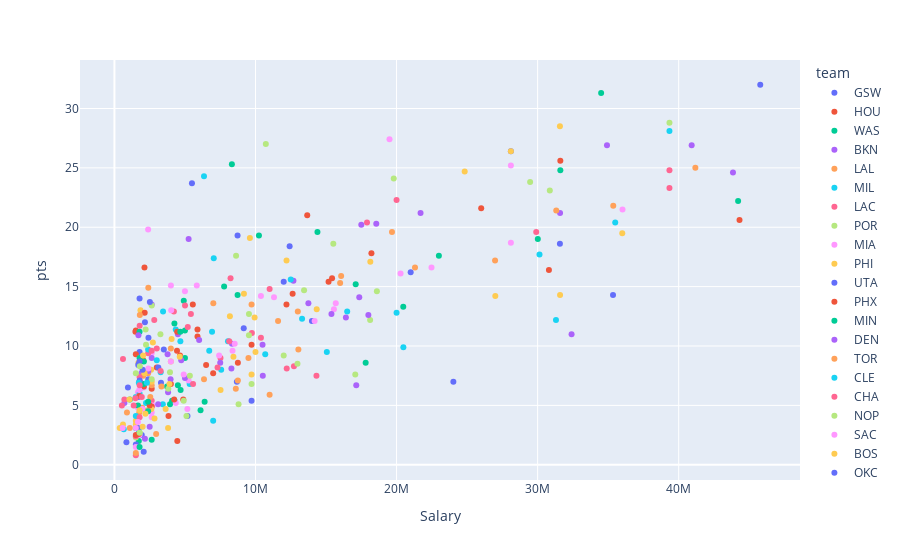

The notebook cell saved with this chart:
### Markdown cell above
## Distribution Graph

### Code cell
# use Plotly to create an interactive plot
import plotly.express as px
fig = px.scatter(nba, x = "Salary", y= "pts", color = "team", hover_name = "Player")
fig.show()

### Figure 1 — Plotly figure (JSON) as saved in the notebook; plotly's stock layout.template omitted (floating-point values rounded to 4 significant figures)
{"data": [{"hovertemplate": "<b>%{hovertext}</b><br><br>team=GSW<br>Salary=%{x}<br>pts=%{y}<extra></extra>", "hovertext": ["Stephen Curry", "Andrew Wiggins", "Draymond Green", "Kelly Oubre Jr.", "James Wiseman", "Kevon Looney", "Kent Bazemore", "Jordan Poole", "Gary Payton II", "Damion Lee", "Eric Paschall", "Juan Toscano-Anderson", "Marquese Chriss"], "legendgroup": "GSW", "marker": {"color": "#636efa", "symbol": "circle"}, "mode": "markers", "name": "GSW", "orientation": "v", "showlegend": true, "x": [45780966, 31579390, 24026712, 12000000, 9166800, 5178572, 2401537, 2161440, 1939350, 1910860, 1782621, 1701593, 958529], "xaxis": "x", "y": [32, 18.6, 7, 15.4, 11.5, 4.1, 7.2, 12, 2.5, 6.5, 9.5, 5.7, 6.5], "yaxis": "y", "type": "scatter"}, {"hovertemplate": "<b>%{hovertext}</b><br><br>team=HOU<br>Salary=%{x}<br>pts=%{y}<extra></extra>", "hovertext": ["John Wall", "Eric Gordon", "Christian Wood", "Kelly Olynyk", "D.J. Augustin", "David Nwaba", "Sterling Brown", "Avery Bradley", "Kevin Porter Jr.", "Kenyon Martin Jr.", "Jae'Sean Tate", "Armoni Brooks", "Danuel House Jr."], "legendgroup": "HOU", "marker": {"color": "#EF553B", "symbol": "circle"}, "mode": "markers", "name": "HOU", "orientation": "v", "showlegend": true, "x": [44310840, 18218818, 13666667, 12195122, 7000000, 4650000, 3000000, 2641691, 2130240, 1517981, 1517981, 1489065, 2045094], "xaxis": "x", "y": [20.6, 17.8, 21, 13.5, 7.7, 9.2, 8.2, 6.4, 16.6, 9.3, 11.3, 11.2, 8.8], "yaxis": "y", "type": "scatter"}, {"hovertemplate": "<b>%{hovertext}</b><br><br>team=WAS<br>Salary=%{x}<br>pts=%{y}<extra></extra>", "hovertext": ["Russell Westbrook", "Bradley Beal", "Thomas Bryant", "Robin Lopez", "Rui Hachimura", "Deni Avdija", "Ish Smith", "Alex Len", "Raul Neto", "Daniel Gafford", "Isaac Bonga", "Anthony Gill", "Garrison Mathews"], "legendgroup": "WAS", "marker": {"color": "#00cc96", "symbol": "circle"}, "mode": "markers", "name": "WAS", "orientation": "v", "showlegend": true, "x": [44211146, 34502130, 8730159, 5000000, 4916160, 4692840, 4500000, 3731707, 2089448, 1782621, 1729217, 1517981, 1093598], "xaxis": "x", "y": [22.2, 31.3, 14.3, 9, 13.8, 6.3, 6.7, 6.6, 8.7, 7, 2, 3.1, 5.5], "yaxis": "y", "type": "scatter"}, {"hovertemplate": "<b>%{hovertext}</b><br><br>team=BKN<br>Salary=%{x}<br>pts=%{y}<extra></extra>", "hovertext": ["James Harden", "Kevin Durant", "Kyrie Irving", "Blake Griffin", "Joe Harris", "Spencer Dinwiddie", "DeAndre Jordan", "Bruce Brown", "Jeff Green", "Landry Shamet", "LaMarcus Aldridge", "Alize Johnson"], "legendgroup": "BKN", "marker": {"color": "#ab63fa", "symbol": "circle"}, "mode": "markers", "name": "BKN", "orientation": "v", "showlegend": true, "x": [43848000, 40918900, 34916200, 32405817, 17357143, 17142857, 10517224, 4736102, 4500000, 3768342, 2641691, 705598], "xaxis": "x", "y": [24.6, 26.9, 26.9, 11, 14.1, 6.7, 7.5, 8.8, 11, 9.3, 13.5, 5.2], "yaxis": "y", "type": "scatter"}, {"hovertemplate": "<b>%{hovertext}</b><br><br>team=LAL<br>Salary=%{x}<br>pts=%{y}<extra></extra>", "hovertext": ["LeBron James", "Anthony Davis", "Kentavious Caldwell-Pope", "Kyle Kuzma", "Montrezl Harrell", "Talen Horton-Tucker", "Alex Caruso", "Markieff Morris", "Andre Drummond", "Ben McLemore", "Wesley Matthews", "Alfonzo McKinnie"], "legendgroup": "LAL", "marker": {"color": "#FFA15A", "symbol": "circle"}, "mode": "markers", "name": "LAL", "orientation": "v", "showlegend": true, "x": [41180544, 35361360, 13038862, 13000000, 9720900, 9500000, 8604651, 2641691, 2401537, 2389641, 1958501, 1090007], "xaxis": "x", "y": [25, 21.8, 9.7, 12.9, 13.5, 9, 6.4, 6.7, 14.9, 7.7, 4.8, 3.1], "yaxis": "y", "type": "scatter"}, {"hovertemplate": "<b>%{hovertext}</b><br><br>team=MIL<br>Salary=%{x}<br>pts=%{y}<extra></extra>", "hovertext": ["Giannis Antetokounmpo", "Khris Middleton", "Jrue Holiday", "Brook Lopez", "P.J. Tucker", "Pat Connaughton", "Donte DiVincenzo", "Bobby Portis", "Thanasis Antetokounmpo", "Jordan Nwora", "Sam Merrill"], "legendgroup": "MIL", "marker": {"color": "#19d3f3", "symbol": "circle"}, "mode": "markers", "name": "MIL", "orientation": "v", "showlegend": true, "x": [39344970, 35500000, 30133333, 13302325, 7000000, 5333333, 4675830, 4347600, 1729217, 1517981, 663024], "xaxis": "x", "y": [28.1, 20.4, 17.7, 12.3, 3.7, 6.8, 10.4, 11.4, 2.9, 5.7, 3], "yaxis": "y", "type": "scatter"}, {"hovertemplate": "<b>%{hovertext}</b><br><br>team=LAC<br>Salary=%{x}<br>pts=%{y}<extra></extra>", "hovertext": ["Paul George", "Kawhi Leonard", "Patrick Beverley", "Luke Kennard", "Reggie Jackson", "Serge Ibaka", "Nicolas Batum", "Ivica Zubac", "Rajon Rondo", "Terance Mann", "DeMarcus Cousins"], "legendgroup": "LAC", "marker": {"color": "#FF6692", "symbol": "circle"}, "mode": "markers", "name": "LAC", "orientation": "v", "showlegend": true, "x": [39344970, 39344900, 14320988, 12727273, 10384500, 9742000, 12213507, 7518518, 2641691, 1782621, 607285], "xaxis": "x", "y": [23.3, 24.8, 7.5, 8.3, 10.7, 11.1, 8.1, 9, 5.4, 7, 8.9], "yaxis": "y", "type": "scatter"}, {"hovertemplate": "<b>%{hovertext}</b><br><br>team=POR<br>Salary=%{x}<br>pts=%{y}<extra></extra>", "hovertext": ["Damian Lillard", "CJ McCollum", "Norman Powell", "Robert Covington", "Derrick Jones Jr.", "Anfernee Simons", "Carmelo Anthony", "Nassir Little", "CJ Elleby"], "legendgroup": "POR", "marker": {"color": "#B6E880", "symbol": "circle"}, "mode": "markers", "name": "POR", "orientation": "v", "showlegend": true, "x": [39344900, 30864198, 15517242, 12975471, 9720900, 3938818, 2641691, 2316240, 1517981], "xaxis": "x", "y": [28.8, 23.1, 18.6, 8.5, 6.8, 7.8, 13.4, 4.6, 2.3], "yaxis": "y", "type": "scatter"}, {"hovertemplate": "<b>%{hovertext}</b><br><br>team=MIA<br>Salary=%{x}<br>pts=%{y}<extra></extra>", "hovertext": ["Jimmy Butler", "Bam Adebayo", "Duncan Robinson", "Kendrick Nunn", "Tyler Herro", "Dewayne Dedmon", "Precious Achiuwa", "Udonis Haslem", "Trevor Ariza", "Andre Iguodala", "Victor Oladipo", "Nemanja Bjelica", "KZ Okpala", "Max Strus", "Gabe Vincent"], "legendgroup": "MIA", "marker": {"color": "#FF97FF", "symbol": "circle"}, "mode": "markers", "name": "MIA", "orientation": "v", "showlegend": true, "x": [36016200, 28103550, 15560000, 5000000, 4004280, 5256308, 2711280, 2641691, 2641691, 2641691, 2389641, 2089448, 1782621, 1669178, 1669178], "xaxis": "x", "y": [21.5, 18.7, 13.1, 14.6, 15.1, 7.1, 5, 4, 9.4, 4.4, 19.8, 6.5, 2.5, 6.1, 4.8], "yaxis": "y", "type": "scatter"}, {"hovertemplate": "<b>%{hovertext}</b><br><br>team=PHI<br>Salary=%{x}<br>pts=%{y}<extra></extra>", "hovertext": ["Tobias Harris", "Ben Simmons", "Joel Embiid", "Danny Green", "Seth Curry", "Furkan Korkmaz", "George Hill", "Matisse Thybulle", "Dwight Howard", "Tyrese Maxey", "Shake Milton", "Isaiah Joe", "Paul Reed", "Gary Clark"], "legendgroup": "PHI", "marker": {"color": "#FECB52", "symbol": "circle"}, "mode": "markers", "name": "PHI", "orientation": "v", "showlegend": true, "x": [36000000, 31590000, 31579390, 10000000, 8186047, 4629630, 4000000, 2840160, 2641691, 2602920, 1846738, 1517981, 1517981, 377645], "xaxis": "x", "y": [19.5, 14.3, 28.5, 9.5, 12.5, 9.1, 8.7, 3.9, 7, 8, 13, 3.7, 3.4, 3.1], "yaxis": "y", "type": "scatter"}, {"hovertemplate": "<b>%{hovertext}</b><br><br>team=UTA<br>Salary=%{x}<br>pts=%{y}<extra></extra>", "hovertext": ["Rudy Gobert", "Donovan Mitchell", "Mike Conley", "Joe Ingles", "Jordan Clarkson", "Derrick Favors", "Royce O'Neale", "Georges Niang", "Udoka Azubuike", "Matt Thomas", "Elijah Hughes", "Miye Oni"], "legendgroup": "UTA", "marker": {"color": "#636efa", "symbol": "circle"}, "mode": "markers", "name": "UTA", "orientation": "v", "showlegend": true, "x": [35344828, 28103550, 21000000, 14000000, 12420000, 9720900, 8678571, 3300000, 2075880, 1669178, 1517981, 850331], "xaxis": "x", "y": [14.3, 26.4, 16.2, 12.1, 18.4, 5.4, 7, 6.9, 1.1, 3.1, 1.7, 1.9], "yaxis": "y", "type": "scatter"}, {"hovertemplate": "<b>%{hovertext}</b><br><br>team=PHX<br>Salary=%{x}<br>pts=%{y}<extra></extra>", "hovertext": ["Devin Booker", "Chris Paul", "Deandre Ayton", "Jae Crowder", "Cameron Payne", "Mikal Bridges", "Torrey Craig", "Jalen Smith", "Cameron Johnson", "Jevon Carter", "E'Twaun Moore", "Frank Kaminsky", "Abdel Nader"], "legendgroup": "PHX", "marker": {"color": "#EF553B", "symbol": "circle"}, "mode": "markers", "name": "PHX", "orientation": "v", "showlegend": true, "x": [31610000, 30800000, 12632950, 9720900, 6500000, 5557725, 4878049, 4458000, 4437000, 3833333, 2641691, 2089448, 2000000], "xaxis": "x", "y": [25.6, 16.4, 14.4, 10.1, 8.4, 13.5, 5.5, 2, 9.6, 4.1, 4.9, 6.6, 6.7], "yaxis": "y", "type": "scatter"}, {"hovertemplate": "<b>%{hovertext}</b><br><br>team=MIN<br>Salary=%{x}<br>pts=%{y}<extra></extra>", "hovertext": ["Karl-Anthony Towns", "D'Angelo Russell", "Ricky Rubio", "Malik Beasley", "Anthony Edwards", "Jarrett Culver", "Jarred Vanderbilt", "Josh Okogie", "Jake Layman", "Ed Davis", "Jaden McDaniels", "Naz Reid", "Jaylen Nowell", "Jordan McLaughlin"], "legendgroup": "MIN", "marker": {"color": "#00cc96", "symbol": "circle"}, "mode": "markers", "name": "MIN", "orientation": "v", "showlegend": true, "x": [31610000, 30013500, 17809524, 14391964, 10245480, 6395160, 4259259, 4087904, 3940184, 2641691, 2063280, 1782621, 1782621, 1669178], "xaxis": "x", "y": [24.8, 19, 8.6, 19.6, 19.3, 5.3, 5.4, 5.4, 5.1, 2.1, 6.8, 11.2, 9, 5], "yaxis": "y", "type": "scatter"}, {"hovertemplate": "<b>%{hovertext}</b><br><br>team=DEN<br>Salary=%{x}<br>pts=%{y}<extra></extra>", "hovertext": ["Jamal Murray", "Aaron Gordon", "Will Barton", "Monte Morris", "JaMychal Green", "Michael Porter Jr.", "JaVale McGee", "Facundo Campazzo", "Paul Millsap", "Zeke Nnaji", "Austin Rivers", "Bol Bol", "PJ Dozier"], "legendgroup": "DEN", "marker": {"color": "#ab63fa", "symbol": "circle"}, "mode": "markers", "name": "DEN", "orientation": "v", "showlegend": true, "x": [31590000, 16409091, 15384615, 8333333, 8292683, 5258735, 5000000, 3804150, 2641691, 2498760, 2401537, 2161152, 1910860], "xaxis": "x", "y": [21.2, 12.4, 12.7, 10.2, 8.1, 19, 7.3, 6.1, 9, 3.2, 7.9, 2.2, 7.7], "yaxis": "y", "type": "scatter"}, {"hovertemplate": "<b>%{hovertext}</b><br><br>team=TOR<br>Salary=%{x}<br>pts=%{y}<extra></extra>", "hovertext": ["Pascal Siakam", "Kyle Lowry", "Fred VanVleet", "OG Anunoby", "Gary Trent Jr.", "Chris Boucher", "Khem Birch", "Rodney Hood", "Malachi Flynn", "DeAndre' Bembry", "Yuta Watanabe", "Stanley Johnson"], "legendgroup": "TOR", "marker": {"color": "#FFA15A", "symbol": "circle"}, "mode": "markers", "name": "TOR", "orientation": "v", "showlegend": true, "x": [31320000, 26984128, 19675926, 16071429, 16000000, 7009615, 6350000, 2239544, 2048040, 2541217, 1762769, 888616], "xaxis": "x", "y": [21.4, 17.2, 19.6, 15.9, 15.3, 13.6, 7.2, 4.5, 7.5, 5.7, 4.4, 4.4], "yaxis": "y", "type": "scatter"}, {"hovertemplate": "<b>%{hovertext}</b><br><br>team=CLE<br>Salary=%{x}<br>pts=%{y}<extra></extra>", "hovertext": ["Kevin Love", "Jarrett Allen", "Taurean Prince", "Larry Nance Jr.", "Cedi Osman", "Darius Garland", "Isaac Okoro", "Collin Sexton", "Dylan Windler", "Dean Wade", "Isaiah Hartenstein", "Lamar Stevens"], "legendgroup": "CLE", "marker": {"color": "#19d3f3", "symbol": "circle"}, "mode": "markers", "name": "CLE", "orientation": "v", "showlegend": true, "x": [31300000, 20000000, 15057692, 10690909, 8050000, 7040880, 6720720, 6349671, 2239200, 1782621, 3430810, 1517981], "xaxis": "x", "y": [12.2, 12.8, 9.5, 9.3, 10.4, 17.4, 9.6, 24.3, 5.2, 6, 5.1, 4.1], "yaxis": "y", "type": "scatter"}, {"hovertemplate": "<b>%{hovertext}</b><br><br>team=CHA<br>Salary=%{x}<br>pts=%{y}<extra></extra>", "hovertext": ["Gordon Hayward", "Terry Rozier", "Devonte' Graham", "LaMelo Ball", "Miles Bridges", "P.J. Washington", "Cody Zeller", "Malik Monk", "Cody Martin", "Jalen McDaniels", "Vernon Carey Jr.", "Nick Richards", "Bismack Biyombo", "Brad Wanamaker", "Caleb Martin"], "legendgroup": "CHA", "marker": {"color": "#FF6692", "symbol": "circle"}, "mode": "markers", "name": "CHA", "orientation": "v", "showlegend": true, "x": [29900000, 17905263, 11000000, 8231760, 5421493, 4215120, 2389641, 1789256, 1782621, 1782621, 1517981, 1517981, 1366392, 705598, 527614], "xaxis": "x", "y": [19.6, 20.4, 14.8, 15.7, 12.7, 12.9, 9.4, 11.7, 4, 7.4, 2.4, 0.8, 5, 5.5, 5], "yaxis": "y", "type": "scatter"}, {"hovertemplate": "<b>%{hovertext}</b><br><br>team=NOP<br>Salary=%{x}<br>pts=%{y}<extra></extra>", "hovertext": ["Brandon Ingram", "Lonzo Ball", "Eric Bledsoe", "Steven Adams", "Josh Hart", "Zion Williamson", "Jaxson Hayes", "Kira Lewis Jr.", "Nickeil Alexander-Walker", "James Johnson", "Didi Louzada", "Naji Marshall"], "legendgroup": "NOP", "marker": {"color": "#B6E880", "symbol": "circle"}, "mode": "markers", "name": "NOP", "orientation": "v", "showlegend": true, "x": [29467800, 18604651, 18125000, 17073171, 12000000, 10733400, 5348280, 3822240, 3261480, 2641691, 1786878, 1517981], "xaxis": "x", "y": [23.8, 14.6, 12.2, 7.6, 9.2, 27, 7.5, 6.4, 11, 7.2, 2.7, 7.7], "yaxis": "y", "type": "scatter"}, {"hovertemplate": "<b>%{hovertext}</b><br><br>team=SAC<br>Salary=%{x}<br>pts=%{y}<extra></extra>", "hovertext": ["De'Aaron Fox", "Buddy Hield", "Harrison Barnes", "Marvin Bagley III", "Richaun Holmes", "Delon Wright", "Maurice Harkless", "Tyrese Haliburton", "Terence Davis", "Hassan Whiteside", "Damian Jones", "Chimezie Metu", "Robert Woodard II", "Jahmi'us Ramsey"], "legendgroup": "SAC", "marker": {"color": "#FF97FF", "symbol": "circle"}, "mode": "markers", "name": "SAC", "orientation": "v", "showlegend": true, "x": [28103550, 22477273, 20284091, 11312114, 10384500, 8526316, 4347600, 4023600, 4000000, 2401537, 1977011, 1762796, 1517981, 1517981], "xaxis": "x", "y": [25.2, 16.6, 16.1, 14.1, 14.2, 10.2, 5.2, 13, 8.7, 8.1, 4.7, 6.3, 1.5, 3.1], "yaxis": "y", "type": "scatter"}, {"hovertemplate": "<b>%{hovertext}</b><br><br>team=BOS<br>Salary=%{x}<br>pts=%{y}<extra></extra>", "hovertext": ["Jayson Tatum", "Al Horford", "Jaylen Brown", "Evan Fournier", "Marcus Smart", "Tristan Thompson", "Romeo Langford", "Aaron Nesmith", "Grant Williams", "Payton Pritchard", "Semi Ojeleye", "Moses Brown", "Jabari Parker", "Luke Kornet"], "legendgroup": "BOS", "marker": {"color": "#FECB52", "symbol": "circle"}, "mode": "markers", "name": "BOS", "orientation": "v", "showlegend": true, "x": [28103550, 27000000, 24830357, 18139535, 14339285, 9720900, 3804360, 3631200, 2617800, 2137440, 1789256, 1701593, 1068288, 606702], "xaxis": "x", "y": [26.4, 14.2, 24.7, 17.1, 13.1, 7.6, 3.1, 4.7, 4.7, 7.7, 4.6, 8.6, 5.5, 3.4], "yaxis": "y", "type": "scatter"}, {"hovertemplate": "<b>%{hovertext}</b><br><br>team=OKC<br>Salary=%{x}<br>pts=%{y}<extra></extra>", "hovertext": ["Kemba Walker", "Shai Gilgeous-Alexander", "Mike Muscala", "Aleksej Pokusevski", "Darius Bazley", "Ty Jerome", "Kenrich Williams", "Tony Bradley", "Luguentz Dort", "Isaiah Roby", "Svi Mykhailiuk", "Gabriel Deck"], "legendgroup": "OKC", "marker": {"color": "#636efa", "symbol": "circle"}, "mode": "markers", "name": "OKC", "orientation": "v", "showlegend": true, "x": [8729020, 5495532, 3500000, 3113160, 2513040, 2412840, 2000000, 1789256, 1782621, 1782621, 1729217, 1690507], "xaxis": "x", "y": [19.3, 23.7, 9.7, 8.2, 13.7, 10.7, 8, 7.1, 14, 8.7, 8.5, 8.4], "yaxis": "y", "type": "scatter"}, {"hovertemplate": "<b>%{hovertext}</b><br><br>team=SAS<br>Salary=%{x}<br>pts=%{y}<extra></extra>", "hovertext": ["DeMar DeRozan", "Dejounte Murray", "Derrick White", "Jakob Poeltl", "Rudy Gay", "Patty Mills", "Lonnie Walker IV", "Devin Vassell", "Gorgui Dieng", "Trey Lyles", "Keldon Johnson", "Drew Eubanks", "Keita Bates-Diop", "Tre Jones"], "legendgroup": "SAS", "marker": {"color": "#EF553B", "symbol": "circle"}, "mode": "markers", "name": "SAS", "orientation": "v", "showlegend": true, "x": [26000000, 15428571, 15178571, 8750000, 5890000, 5890000, 4447896, 4235160, 4000000, 2500000, 2145720, 1762796, 1729217, 1517981], "xaxis": "x", "y": [21.6, 15.7, 15.4, 8.6, 11.4, 10.8, 11.2, 5.5, 6.8, 5, 12.8, 5.8, 2.6, 2.5], "yaxis": "y", "type": "scatter"}, {"hovertemplate": "<b>%{hovertext}</b><br><br>team=ATL<br>Salary=%{x}<br>pts=%{y}<extra></extra>", "hovertext": ["John Collins", "Danilo Gallinari", "Clint Capela", "Trae Young", "De'Andre Hunter", "Onyeka Okongwu", "Lou Williams", "Cam Reddish", "Kevin Huerter", "Solomon Hill", "Tony Snell", "Bruno Fernando"], "legendgroup": "ATL", "marker": {"color": "#00cc96", "symbol": "circle"}, "mode": "markers", "name": "ATL", "orientation": "v", "showlegend": true, "x": [23000000, 20475000, 17103448, 8326471, 7775400, 6104280, 5000000, 4670160, 4253357, 2389641, 2389641, 1782621], "xaxis": "x", "y": [17.6, 13.3, 15.2, 25.3, 15, 4.6, 11.3, 11.2, 11.9, 4.5, 5.3, 1.5], "yaxis": "y", "type": "scatter"}, {"hovertemplate": "<b>%{hovertext}</b><br><br>team=IND<br>Salary=%{x}<br>pts=%{y}<extra></extra>", "hovertext": ["Malcolm Brogdon", "Domantas Sabonis", "Myles Turner", "Caris LeVert", "Doug McDermott", "T.J. Warren", "Jeremy Lamb", "T.J. McConnell", "Justin Holiday", "Aaron Holiday", "Goga Bitadze", "Oshae Brissett"], "legendgroup": "IND", "marker": {"color": "#ab63fa", "symbol": "circle"}, "mode": "markers", "name": "IND", "orientation": "v", "showlegend": true, "x": [21700000, 18562500, 18000000, 17500000, 13750000, 12690000, 10500000, 7500000, 6006420, 3980551, 3098400, 1701593], "xaxis": "x", "y": [21.2, 20.3, 12.6, 20.2, 13.6, 15.5, 10.1, 8.6, 10.5, 7.2, 5.1, 10.9], "yaxis": "y", "type": "scatter"}, {"hovertemplate": "<b>%{hovertext}</b><br><br>team=DAL<br>Salary=%{x}<br>pts=%{y}<extra></extra>", "hovertext": ["Tim Hardaway Jr.", "Josh Richardson", "Dwight Powell", "Maxi Kleber", "Dorian Finney-Smith", "Trey Burke", "Josh Green", "Jalen Brunson", "Tyrell Terry"], "legendgroup": "DAL", "marker": {"color": "#FFA15A", "symbol": "circle"}, "mode": "markers", "name": "DAL", "orientation": "v", "showlegend": true, "x": [21306816, 11600000, 11000000, 8750000, 4000000, 3333333, 2957520, 1802057, 1517981], "xaxis": "x", "y": [16.6, 12.1, 5.9, 7.1, 9.8, 6.6, 2.6, 12.6, 1], "yaxis": "y", "type": "scatter"}, {"hovertemplate": "<b>%{hovertext}</b><br><br>team=ORL<br>Salary=%{x}<br>pts=%{y}<extra></extra>", "hovertext": ["Gary Harris", "Markelle Fultz", "Terrence Ross", "Mo Bamba", "Wendell Carter Jr.", "Cole Anthony", "Chuma Okeke", "Michael Carter-Williams", "Otto Porter Jr.", "R.J. Hampton", "Moritz Wagner"], "legendgroup": "ORL", "marker": {"color": "#19d3f3", "symbol": "circle"}, "mode": "markers", "name": "ORL", "orientation": "v", "showlegend": true, "x": [20482143, 16500000, 12500000, 7568742, 6920027, 3449400, 3277080, 3000000, 2389641, 2303040, 1729217], "xaxis": "x", "y": [9.9, 12.9, 15.6, 8, 11.2, 12.9, 7.8, 8.8, 9.7, 6.9, 6.9], "yaxis": "y", "type": "scatter"}, {"hovertemplate": "<b>%{hovertext}</b><br><br>team=DET<br>Salary=%{x}<br>pts=%{y}<extra></extra>", "hovertext": ["Jerami Grant", "Mason Plumlee", "Killian Hayes", "Hamidou Diallo", "Josh Jackson", "Cory Joseph", "Isaiah Stewart", "Frank Jackson", "Saddiq Bey", "Wayne Ellington", "Rodney McGruder", "Dennis Smith Jr.", "Saben Lee"], "legendgroup": "DET", "marker": {"color": "#FF6692", "symbol": "circle"}, "mode": "markers", "name": "DET", "orientation": "v", "showlegend": true, "x": [20000000, 8137500, 5572680, 5200000, 5005350, 7310000, 3277080, 3000000, 2824320, 2641691, 1939350, 1789256, 1489065], "xaxis": "x", "y": [22.3, 10.4, 6.8, 11.6, 13.4, 8.2, 7.9, 9.8, 12.2, 9.6, 5.7, 6.7, 5.6], "yaxis": "y", "type": "scatter"}, {"hovertemplate": "<b>%{hovertext}</b><br><br>team=NYK<br>Salary=%{x}<br>pts=%{y}<extra></extra>", "hovertext": ["Julius Randle", "Derrick Rose", "Reggie Bullock", "Alec Burks", "Nerlens Noel", "RJ Barrett", "Obi Toppin", "Taj Gibson", "Elfrid Payton", "Immanuel Quickley", "Mitchell Robinson", "Frank Ntilikina"], "legendgroup": "NYK", "marker": {"color": "#B6E880", "symbol": "circle"}, "mode": "markers", "name": "NYK", "orientation": "v", "showlegend": true, "x": [19800000, 13445120, 9536000, 9536000, 8800000, 8623920, 5105160, 4910000, 2239544, 2210640, 1802057, 1789256], "xaxis": "x", "y": [24.1, 14.7, 10.9, 12.7, 5.1, 17.6, 4.1, 5.4, 10.1, 11.4, 8.3, 2.7], "yaxis": "y", "type": "scatter"}, {"hovertemplate": "<b>%{hovertext}</b><br><br>team=CHI<br>Salary=%{x}<br>pts=%{y}<extra></extra>", "hovertext": ["Zach LaVine", "Lauri Markkanen", "Thaddeus Young", "Daniel Theis", "Patrick Williams", "Coby White", "Troy Brown Jr.", "Garrett Temple", "Javonte Green", "Ryan Arcidiacono"], "legendgroup": "CHI", "marker": {"color": "#FF97FF", "symbol": "circle"}, "mode": "markers", "name": "CHI", "orientation": "v", "showlegend": true, "x": [19500000, 15690909, 14190000, 8372093, 7422000, 5837760, 5170564, 4910000, 1669178, 586136], "xaxis": "x", "y": [27.4, 13.6, 12.1, 9.6, 9.2, 15.1, 4.7, 7.6, 3.6, 3.1], "yaxis": "y", "type": "scatter"}, {"hovertemplate": "<b>%{hovertext}</b><br><br>team=MEM<br>Salary=%{x}<br>pts=%{y}<extra></extra>", "hovertext": ["Dillon Brooks", "Kyle Anderson", "Ja Morant", "Jaren Jackson Jr.", "De'Anthony Melton", "Tyus Jones", "Grayson Allen", "Justise Winslow", "Brandon Clarke", "John Konchar", "Desmond Bane", "Killian Tillie"], "legendgroup": "MEM", "marker": {"color": "#FECB52", "symbol": "circle"}, "mode": "markers", "name": "MEM", "orientation": "v", "showlegend": true, "x": [12200000, 9937150, 9603360, 9180560, 8437500, 7522200, 4054695, 3902439, 2726880, 2197674, 2033160, 2000000], "xaxis": "x", "y": [17.2, 12.4, 19.1, 14.4, 9.1, 6.3, 10.6, 6.8, 10.3, 4.3, 9.2, 3.2], "yaxis": "y", "type": "scatter"}], "layout": {"xaxis": {"anchor": "y", "domain": [0, 1], "title": {"text": "Salary"}}, "yaxis": {"anchor": "x", "domain": [0, 1], "title": {"text": "pts"}}, "legend": {"title": {"text": "team"}, "tracegroupgap": 0}, "margin": {"t": 60}}}
